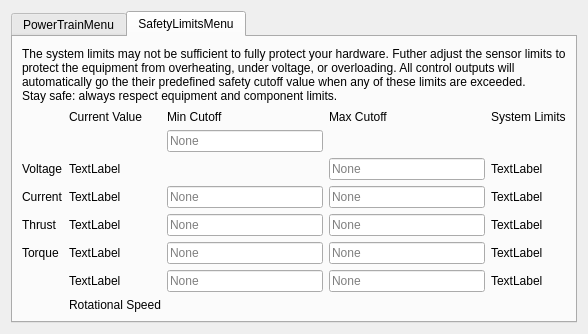
         <widget class="QWidget" name="settingsMenu">
          <layout class="QVBoxLayout" name="verticalLayout_19">
           <item>
            <widget class="QTabWidget" name="tabWidget_2">
             <property name="currentIndex">
              <number>1</number>
             </property>
             <widget class="QWidget" name="PowerTrainMenu">
              <attribute name="title">
               <string>PowerTrainMenu</string>
              </attribute>
             </widget>
             <widget class="QWidget" name="SafetyLimitsMenu">
              <attribute name="title">
               <string>SafetyLimitsMenu</string>
              </attribute>
              <layout class="QVBoxLayout" name="verticalLayout_20">
               <item>
                <widget class="QLabel" name="label_95">
                 <property name="text">
                  <string>The system limits may not be sufficient to fully protect your hardware. Futher adjust the sensor limits to protect the equipment from overheating, under voltage, or overloading. All control outputs will automatically go the their predefined safety cutoff value when any of these limits are exceeded.
Stay safe: always respect equipment and component limits.</string>
                 </property>
                 <property name="wordWrap">
                  <bool>true</bool>
                 </property>
                </widget>
               </item>
               <item>
                <layout class="QGridLayout" name="gridLayout_2">
                 <item row="6" column="4">
                  <widget class="QLabel" name="label_93">
                   <property name="text">
                    <string>TextLabel</string>
                   </property>
                  </widget>
                 </item>
                 <item row="5" column="1">
                  <widget class="QLabel" name="label_89">
                   <property name="text">
                    <string>TextLabel</string>
                   </property>
                  </widget>
                 </item>
                 <item row="6" column="1">
                  <widget class="QLabel" name="label_88">
                   <property name="text">
                    <string>TextLabel</string>
                   </property>
                  </widget>
                 </item>
                 <item row="3" column="4">
                  <widget class="QLabel" name="label_91">
                   <property name="text">
                    <string>TextLabel</string>
                   </property>
                  </widget>
                 </item>
                 <item row="5" column="4">
                  <widget class="QLabel" name="label_92">
                   <property name="text">
                    <string>TextLabel</string>
                   </property>
                  </widget>
                 </item>
                 <item row="4" column="4">
                  <widget class="QLabel" name="label_90">
                   <property name="text">
                    <string>TextLabel</string>
                   </property>
                  </widget>
                 </item>
                 <item row="4" column="1">
                  <widget class="QLabel" name="label_87">
                   <property name="text">
                    <string>TextLabel</string>
                   </property>
                  </widget>
                 </item>
                 <item row="0" column="3">
                  <widget class="QLabel" name="label_75">
                   <property name="text">
                    <string>Max Cutoff</string>
                   </property>
                  </widget>
                 </item>
                 <item row="0" column="4">
                  <widget class="QLabel" name="label_76">
                   <property name="text">
                    <string>System Limits</string>
                   </property>
                  </widget>
                 </item>
                 <item row="0" column="0">
                  <widget class="QLabel" name="label_77">
                   <property name="text">
                    <string/>
                   </property>
                  </widget>
                 </item>
                 <item row="5" column="0">
                  <widget class="QLabel" name="label_79">
                   <property name="text">
                    <string>Torque</string>
                   </property>
                  </widget>
                 </item>
                 <item row="4" column="0">
                  <widget class="QLabel" name="label_78">
                   <property name="text">
                    <string>Thrust</string>
                   </property>
                  </widget>
                 </item>
                 <item row="3" column="0">
                  <widget class="QLabel" name="label_80">
                   <property name="text">
                    <string>Current</string>
                   </property>
                  </widget>
                 </item>
                 <item row="0" column="1">
                  <widget class="QLabel" name="label_81">
                   <property name="text">
                    <string>Current Value</string>
                   </property>
                  </widget>
                 </item>
                 <item row="3" column="1">
                  <widget class="QLabel" name="label_85">
                   <property name="text">
                    <string>TextLabel</string>
                   </property>
                  </widget>
                 </item>
                 <item row="2" column="0">
                  <widget class="QLabel" name="label_84">
                   <property name="text">
                    <string>Voltage</string>
                   </property>
                  </widget>
                 </item>
                 <item row="2" column="4">
                  <widget class="QLabel" name="label_86">
                   <property name="text">
                    <string>TextLabel</string>
                   </property>
                  </widget>
                 </item>
                 <item row="2" column="1">
                  <widget class="QLabel" name="label_94">
                   <property name="text">
                    <string>TextLabel</string>
                   </property>
                  </widget>
                 </item>
                 <item row="2" column="3">
                  <widget class="QLineEdit" name="lineEdit_13">
                   <property name="placeholderText">
                    <string>None</string>
                   </property>
                  </widget>
                 </item>
                 <item row="3" column="2">
                  <widget class="QLineEdit" name="lineEdit_14">
                   <property name="placeholderText">
                    <string>None</string>
                   </property>
                  </widget>
                 </item>
                 <item row="5" column="2">
                  <widget class="QLineEdit" name="lineEdit_18">
                   <property name="placeholderText">
                    <string>None</string>
                   </property>
                  </widget>
                 </item>
                 <item row="4" column="2">
                  <widget class="QLineEdit" name="lineEdit_16">
                   <property name="placeholderText">
                    <string>None</string>
                   </property>
                  </widget>
                 </item>
                 <item row="3" column="3">
                  <widget class="QLineEdit" name="lineEdit_15">
                   <property name="placeholderText">
                    <string>None</string>
                   </property>
                  </widget>
                 </item>
                 <item row="4" column="3">
                  <widget class="QLineEdit" name="lineEdit_17">
                   <property name="placeholderText">
                    <string>None</string>
                   </property>
                  </widget>
                 </item>
                 <item row="5" column="3">
                  <widget class="QLineEdit" name="lineEdit_19">
                   <property name="placeholderText">
                    <string>None</string>
                   </property>
                  </widget>
                 </item>
                 <item row="6" column="2">
                  <widget class="QLineEdit" name="lineEdit_20">
                   <property name="placeholderText">
                    <string>None</string>
                   </property>
                  </widget>
                 </item>
                 <item row="6" column="3">
                  <widget class="QLineEdit" name="lineEdit_21">
                   <property name="placeholderText">
                    <string>None</string>
                   </property>
                  </widget>
                 </item>
                 <item row="0" column="2">
                  <widget class="QLabel" name="label_82">
                   <property name="text">
                    <string>Min Cutoff</string>
                   </property>
                  </widget>
                 </item>
                 <item row="7" column="1">
                  <widget class="QLabel" name="label_83">
                   <property name="text">
                    <string>Rotational Speed</string>
                   </property>
                  </widget>
                 </item>
                 <item row="1" column="2">
                  <widget class="QLineEdit" name="lineEdit_12">
                   <property name="placeholderText">
                    <string>None</string>
                   </property>
                  </widget>
                 </item>
                </layout>
               </item>
              </layout>
             </widget>
            </widget>
           </item>
          </layout>
         </widget>
